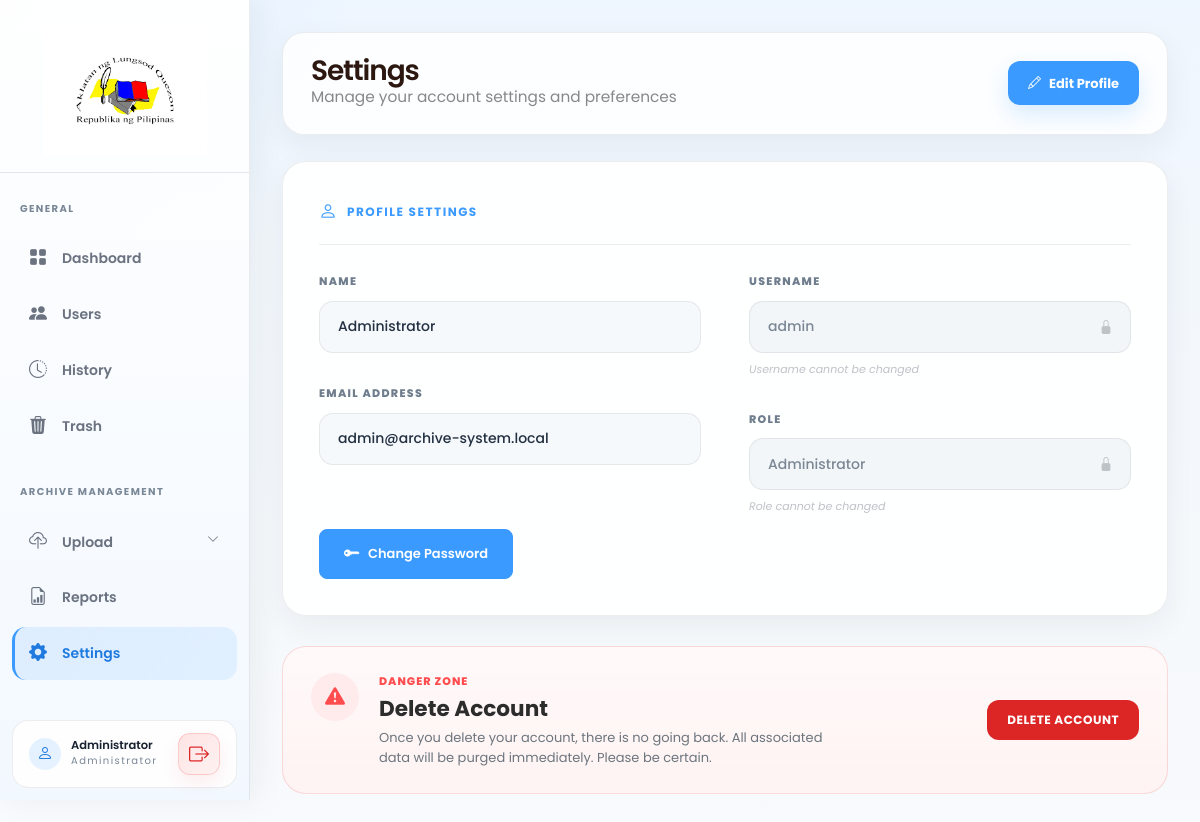
/admin_pages/settings.php (signed in), run on the app's committed database.
### tables this page shows
CREATE TABLE IF NOT EXISTS users (
    id INT PRIMARY KEY AUTO_INCREMENT,
    username VARCHAR(50) UNIQUE NOT NULL,
    password VARCHAR(255) NOT NULL,
    full_name VARCHAR(100) NOT NULL,
    email VARCHAR(100) UNIQUE NOT NULL,
    profile_photo VARCHAR(255) DEFAULT NULL,
    role ENUM('super_admin', 'admin') DEFAULT 'admin',
    status ENUM('active', 'inactive') DEFAULT 'active',
    last_login DATETIME DEFAULT NULL,
    deleted_by INT DEFAULT NULL,
    deleted_at DATETIME DEFAULT NULL,
    created_at DATETIME DEFAULT CURRENT_TIMESTAMP,
    updated_at DATETIME DEFAULT CURRENT_TIMESTAMP ON UPDATE CURRENT_TIMESTAMP
);

### admin_pages/settings.php (the view, shortened to what the rows shown need)
<?php
require_once __DIR__ . '/../backend/core/auth.php';
$darkMode = getSetting('dark_mode', '0');
?>
<!DOCTYPE html>
<html lang="en">
<head>
    <link href="https://cdn.jsdelivr.net/npm/bootstrap@5.3.2/dist/css/bootstrap.min.css" rel="stylesheet">
    <link href="https://cdn.jsdelivr.net/npm/bootstrap-icons@1.11.1/font/bootstrap-icons.css" rel="stylesheet">
    <link href="<?= APP_URL ?>/assets/css/style.css" rel="stylesheet">
    <link href="<?= APP_URL ?>/assets/css/dark-mode.css" rel="stylesheet">
    <link href="<?= APP_URL ?>/assets/css/admin_pages/settings.css" rel="stylesheet">
</head>
<body class="admin-shell settings-page <?= $darkMode === '1' ? 'dark-mode' : '' ?>">
    <?php include __DIR__ . '/../views/layouts/sidebar.php'; ?>
    <main class="main-content">
        <div class="page-header admin-page-header settings-page-header">
            <div>
                <h1 class="page-title"
                    style="font-size: 28px; font-weight: 600; color: #2C1810; font-family: 'Poppins', sans-serif;">
                    Settings</h1>
            </div>
        </div>
        <div class="row g-4">
            <div class="col-lg-12">
                <div class="settings-card settings-surface-card"
                    style="background: white; border-radius: 0; border: 1px solid #eaeaea; padding: 40px; margin-bottom: 30px;">
                    <form method="POST" id="profileForm">
                        <div class="row g-5">
                            <div class="col-md-6">
                                <div class="mb-4 pb-2">
                                    <label
                                        style="font-size: 11px; font-weight: 700; color: #95a5a6; text-transform: uppercase; letter-spacing: 1px; margin-bottom: 10px; display: block;">NAME</label>
                                    <input type="text" class="form-control profile-field" name="full_name"
                                        value="<?= htmlspecialchars($currentUser['full_name']) ?>" required readonly
                                        style="background: #f8f9fa; border: 1px solid transparent; padding: 14px 18px; border-radius: 8px; font-size: 14px; color: #2c3e50; font-weight: 500;">
                                </div>
                                <div class="mb-4">
                                    <label
                                        style="font-size: 11px; font-weight: 700; color: #95a5a6; text-transform: uppercase; letter-spacing: 1px; margin-bottom: 10px; display: block;">EMAIL
                                        ADDRESS</label>
                                    <input type="email" class="form-control profile-field" name="email"
                                        value="<?= htmlspecialchars($currentUser['email']) ?>" required readonly
                                        style="background: #f8f9fa; border: 1px solid transparent; padding: 14px 18px; border-radius: 8px; font-size: 14px; color: #2c3e50; font-weight: 500;">
                                </div>
                            </div>
                            <div class="col-md-6">
                                <div class="mb-4 pb-2">
                                    <div class="position-relative">
                                        <input type="text" class="form-control"
                                            value="<?= htmlspecialchars($currentUser['username']) ?>"
                                            style="background: #f1f3f5; border: 1px solid transparent; padding: 14px 18px; border-radius: 8px; font-size: 14px; color: #7f8c8d; font-weight: 500; cursor: not-allowed;"
                                            readonly disabled>
                                        <i class="bi bi-lock-fill position-absolute"
                                            style="right: 18px; top: 50%; transform: translateY(-50%); color: #bdc3c7; font-size: 14px;"></i>
                                    </div>
                                </div>
                                <div class="mb-4">
                                    <div class="position-relative">
                                        <input type="text" class="form-control"
                                            value="<?= ucfirst($currentUser['role'] === 'super_admin' ? 'Administrator' : $currentUser['role']) ?>"
                                            style="background: #f1f3f5; border: 1px solid transparent; padding: 14px 18px; border-radius: 8px; font-size: 14px; color: #7f8c8d; font-weight: 500; cursor: not-allowed;"
                                            readonly disabled>
                                        <i class="bi bi-lock-fill position-absolute"
                                            style="right: 18px; top: 50%; transform: translateY(-50%); color: #bdc3c7; font-size: 14px;"></i>
                                    </div>
                                </div>
                            </div>
                        </div>
                    </form>
                </div>
            </div>
        </div>
    </main>
    <?php include __DIR__ . '/../views/layouts/footer.php'; ?>
</body>
</html>

### views/layouts/sidebar.php (shortened to what the rows shown need)
<aside class="sidebar" id="sidebar">
    <div class="sidebar-footer">
        <div class="sidebar-user-info">
            <span class="sidebar-user-name"><?= htmlspecialchars($currentUser['full_name'] ?? 'User') ?></span>
            <span class="sidebar-user-role">Administrator</span>
        </div>
    </div>
</aside>

### data on the page
users: full_name "Administrator", email "admin@archive-system.local", username "admin", role "Administrator"
